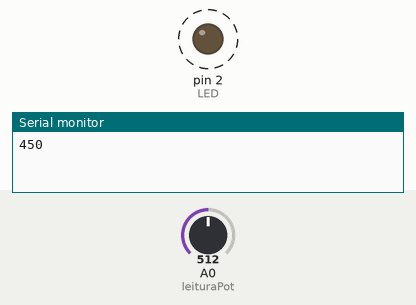
Bench run of a sketch on a simulated Arduino Uno, built with avr-gcc and run on an emulated ATmega328P. Parts: output pins drawn as LEDs (lit = HIGH), the last lines printed to the serial monitor. Dashed ring = blinking. The test bench sets the inputs (shaded band); at power-on: A0 (leituraPot) = 512.

Above: at 1.7 s.
1.8 s: A0 (leituraPot) set to 122
At 2.25 s:
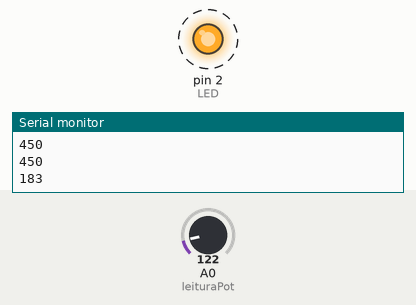
5.3 s: A0 (leituraPot) set to 0
At 5.71 s:
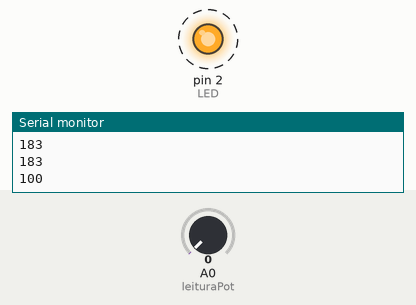
Timing chart, 0 to 14.8 s (numbered marks = the images above; inputs shaded):
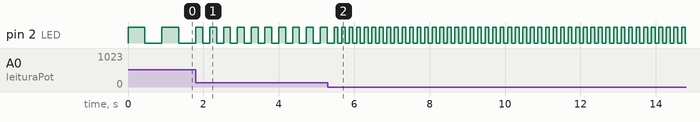

The sketch:

etch_leitura_analogica_potenciometro_com_led_alterando_delay.ino
```cpp
int leituraPot = 0;
int valPotTime = 0;
int LED = 2;

void setup(){
  Serial.begin(9600);
  pinMode(LED, OUTPUT);
}

void loop(){

  //0 - 1024 se ligado em 5V
  valPotTime = analogRead(leituraPot);

  //100 - 800 - tempo do delay, conforme potenciometro
  valPotTime = map(valPotTime,0,1023,100,800);

  digitalWrite(LED, HIGH);
  delay(valPotTime);
  digitalWrite(LED, LOW);
  delay(valPotTime);

  //Imprime valor lido no potenciometro so para conferencia
  Serial.println(valPotTime);
}
```

Measured:
- after the input at 1.8 s, pin 2 (LED): alternates HIGH for 0.18 s and LOW for 0.18 s, starting after 0.18 s
- after the input at 5.3 s, pin 2 (LED): alternates HIGH for 0.10 s and LOW for 0.10 s, starting after 0.26 s
- by itself, pin 2 (LED): alternates HIGH for 0.45 s and LOW for 0.45 s
